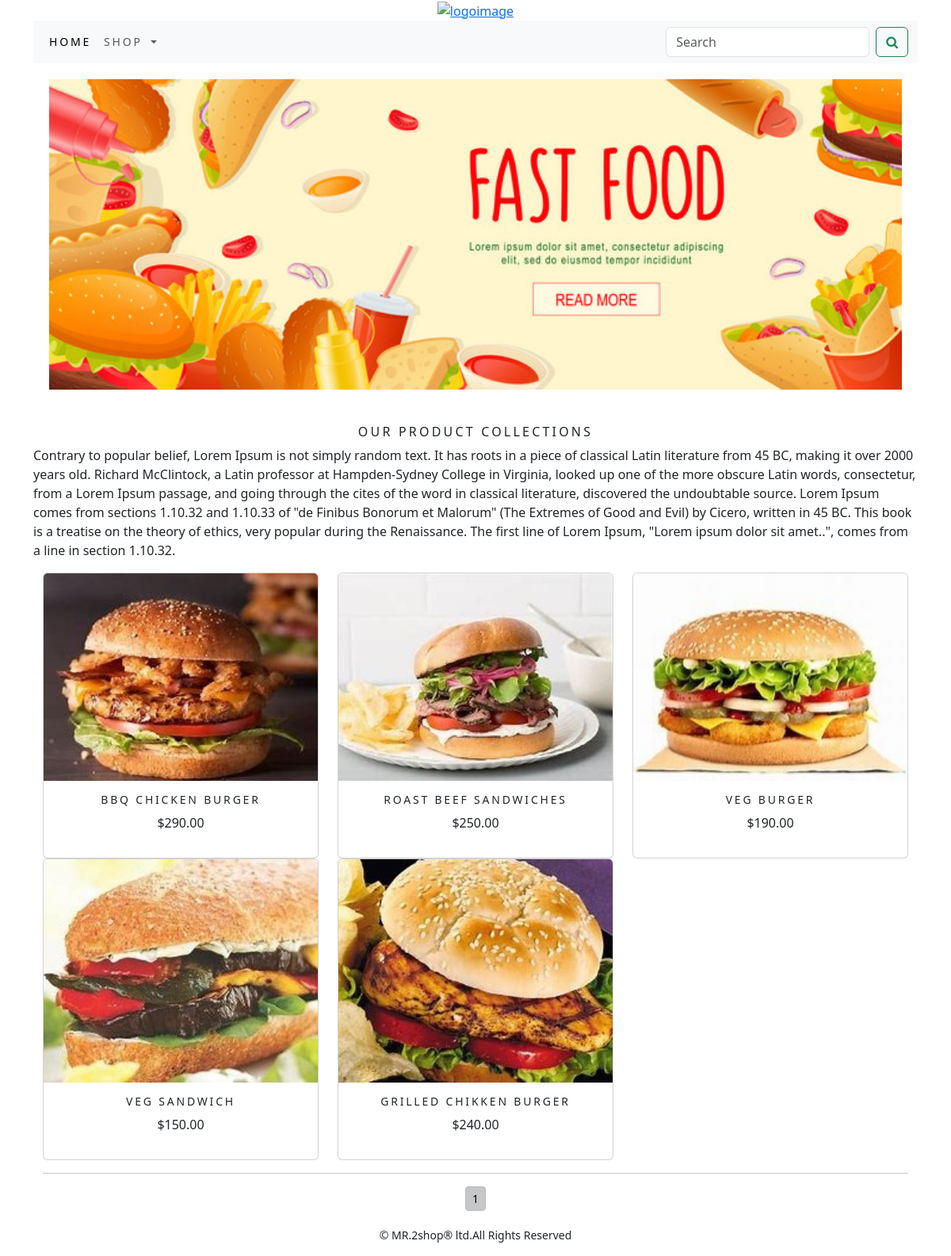
The page / on the database its author committed.
### shop/models.py (models this page shows, shortened)
class Product(models.Model):
    name=models.CharField(max_length=250,unique=True)
    slug=models.SlugField(max_length=250,unique=True)
    description=models.TextField(blank=True)
    price=models.DecimalField(max_digits=10,decimal_places=2)
    category=models.ForeignKey(Category,on_delete=models.CASCADE)
    image=models.ImageField(upload_to='product',blank=True)
    stock=models.IntegerField()
    available=models.BooleanField(default=True)
    created=models.DateTimeField(auto_now_add=True)
    updated=models.DateTimeField(auto_now=True)
    class Meta:
        ordering = ('name',)
        verbose_name = 'product'
        verbose_name_plural = 'products'
    def get_url(self):
        return reverse('shop:product_Detail', args=[self.category.slug, self.slug])

### shop/views.py (the view)
# urls.py: path('',views.allprodcat,name='allprodcat'),
def allprodcat(request,c_slug=None):
    c_page=None
    products_list=None
    if c_slug!=None:
        c_page=get_object_or_404(Category,slug=c_slug)
        products_list=Product.objects.all().filter(category=c_page,available=True)
    else:
        products_list=Product.objects.all().filter(available=True)
    paginator=Paginator(products_list,6)
    try:
        page=int(request.GET.get('page','1'))
    except:
        page=1
    try:
        products=paginator.page(page)
    except (EmptyPage,InvalidPage):
        products=paginator.page(paginator.num_pages)
    return render(request,'category.html',{'category':c_page,'products':products})

### cart/context_processors.py (called while the page is built)
def counter(request):
    item_count=0
    if 'admin' in request.path:
        return {}
    else:
        try:
            cart=Cart.objects.filter(cart_id=_cart_id(request))
            car_items=CartItem.objects.all().filter(cart=cart[:1])
            for cat_item in car_items:
                item_count += cat_item.quantity
        except Cart.DoesNotExist:
            item_count=0
    return dict(item_count=item_count)

### cart/views.py (called while the page is built)
def _cart_id(request):
    cart=request.session.session_key
    if not cart:
        cart=request.session.create()
    return cart

### shop/context_processors.py (called while the page is built)
def menu_links(request):
    links=Category.objects.all()
    return dict(links=links)

### shop/models.py (called while the page is built)
    def get_url(self):
        return reverse('shop:products_by_category', args=[self.slug])

### templates/category.html (shortened to what this page needs)
{% extends 'base.html' %}
{% load static %}
{% block content %}
<div class="mx_auto">
    {% if category %}
    <img class="my_image" src="{{category.image.url}}" alt="{{category.name}}">
</div>
    <br>
<div>
    <h1 class="text-center my_title">{{category.name}}</h1>
    <p class="text-justify">{{category.decription}}</p>
</div>
    {% else %}
<div>
<img class="my_image my_image_padding" src="{% static 'img/newbanner.png' %}" alt="our products" width="1400px;" height="450px">
</div>
<br>
<div>
    <h1 class="text-center my_title">Our Product Collections </h1>
    <p class="text-justify">Contrary to popular belief, Lorem Ipsum is not simply random text. It has roots in a piece of classical Latin literature from 45 BC, making it over 2000 years old. Richard McClintock, a Latin professor at Hampden-Sydney College in Virginia, looked up one of the more obscure Latin words, consectetur, from a Lorem Ipsum passage, and going through the cites of the word in classical literature, discovered the undoubtable source. Lorem Ipsum comes from sections 1.10.32 and 1.10.33 of "de Finibus Bonorum et Malorum" (The Extremes of Good and Evil) by Cicero, written in 45 BC. This book is a treatise on the theory of ethics, very popular during the Renaissance. The first line of Lorem Ipsum, "Lorem ipsum dolor sit amet..", comes from a line in section 1.10.32.</p>
</div>
{% endif %}
<div class="container">
    <div class="row mx_auto">
       {% for product in products %}
        <div class="my_bottom_margin col-9 col-sm-12 col-md-4 xol-lg-4">
            <div class="card text-center" style="min-width:18rem;">
                <a href="{{product.get_url}}"><img class="card-img-top my_image1" src="{{product.image.url}}" alt="{{product.name}}"></a>
                <div class="card-body">
                    <h4>{{product.name}}</h4>
                    <p>${{product.price}}</p>
                </div>
            </div>
        </div>
        {% endfor %}
    </div>
    <div class="mx-auto">
        <hr>
        <div class="text-center">
            {% for pg in products.paginator.page_range %}
            <a href="?page={{pg}}" class="btn btn-light btn-sm {% if products.number == pg %} active {% endif %}">{{pg}}</a>
            {% endfor %}
        </div>
    </div>
</div>
{% endblock %}

### templates/base.html (shortened to what this page needs)
{% load static %}
<!DOCTYPE html>
<html lang="en">
<head>
    <link rel="stylesheet" href="{% static 'css/custom.css' %}">
    <link rel="stylesheet" href="https://cdnjs.cloudflare.com/ajax/libs/font-awesome/4.7.0/css/font-awesome.min.css">
     <link href="{% static 'css/bootstrap.min.css' %}" rel="stylesheet">
</head>
<body class="bodyc">
<div class="container">
    {% include 'header.html' %}
    {% include 'navbar.html' %}
    {% block content %}
    {% endblock %}
</div>
    {% include 'footer.html' %}
</body>
</html>

### templates/header.html
{% load static %}
<header>
  <center>
    <a href="{% url 'shop:allprodcat' %}"><img src="{% static 'img/logo.png' %}" alt="logoimage" width="130px;" height="130px;"></a>
  </center>
</header>

### templates/navbar.html (shortened to what this page needs)
<nav class="navbar navbar-expand-lg bg-body-tertiary">
  <div class="container-fluid">
    <div class="collapse navbar-collapse" id="navbarSupportedContent">
      <ul class="navbar-nav me-auto mb-2 mb-lg-0">
        <li class="nav-item">
          <a class="nav-link active" aria-current="page" href="{% url 'shop:allprodcat' %}">Home</a>
        </li>
        <li class="nav-item dropdown {% if 'shop' in request.path %}active{% endif %}">
          <a class="nav-link dropdown-toggle" href="#" role="button" data-bs-toggle="dropdown" aria-expanded="false">
            Shop
          </a>
        </li>
      </ul>
      <form class="d-flex" action="{% url 'searchapp:searchresult' %}" method="get">
        <input class="form-control me-2" type="search" placeholder="Search" name="q" aria-label="Search">
        <button class="btn btn-outline-success" type="submit"><i class="fa fa-search"></i></button>
      </form>
    </div>
  </div>
</nav>

### templates/footer.html
<div class="footer navbar-fixed-bottom  my_footer">
  <p class="text-center">&copy; MR.2shop® ltd.All Rights Reserved</p>
</div>

### static/css/custom.css (style rules this page uses)
.nav-item { letter-spacing: .2em; font-size : 14px; text-transform :uppercase; }
.my_footer { padding-top:20px; font-size:14px; }
.my_image { width:100%; height:auto; transition: transform .5s; }
.my_title { font-size:16px; text-transform:uppercase; letter-spacing:.2em; }
.my_image_padding { padding:20px; }
.my_bottom_margin { margin-botton:15px; }
.card-body h4 { font-size:14px; text-transform:uppercase; letter-spacing:.2em; }

### rows shown on the page
Product: image (picture), name "BBQ CHICKEN BURGER", price "290.00"
Product: image (picture), name "ROAST BEEF SANDWICHES", price "250.00"
Product: image (picture), name "VEG BURGER", price "190.00"
Product: image (picture), name "VEG SANDWICH", price "150.00"
Product: image (picture), name "GRILLED CHIKKEN BURGER", price "240.00"

### other values the page prints
{{ pg }} "1"
